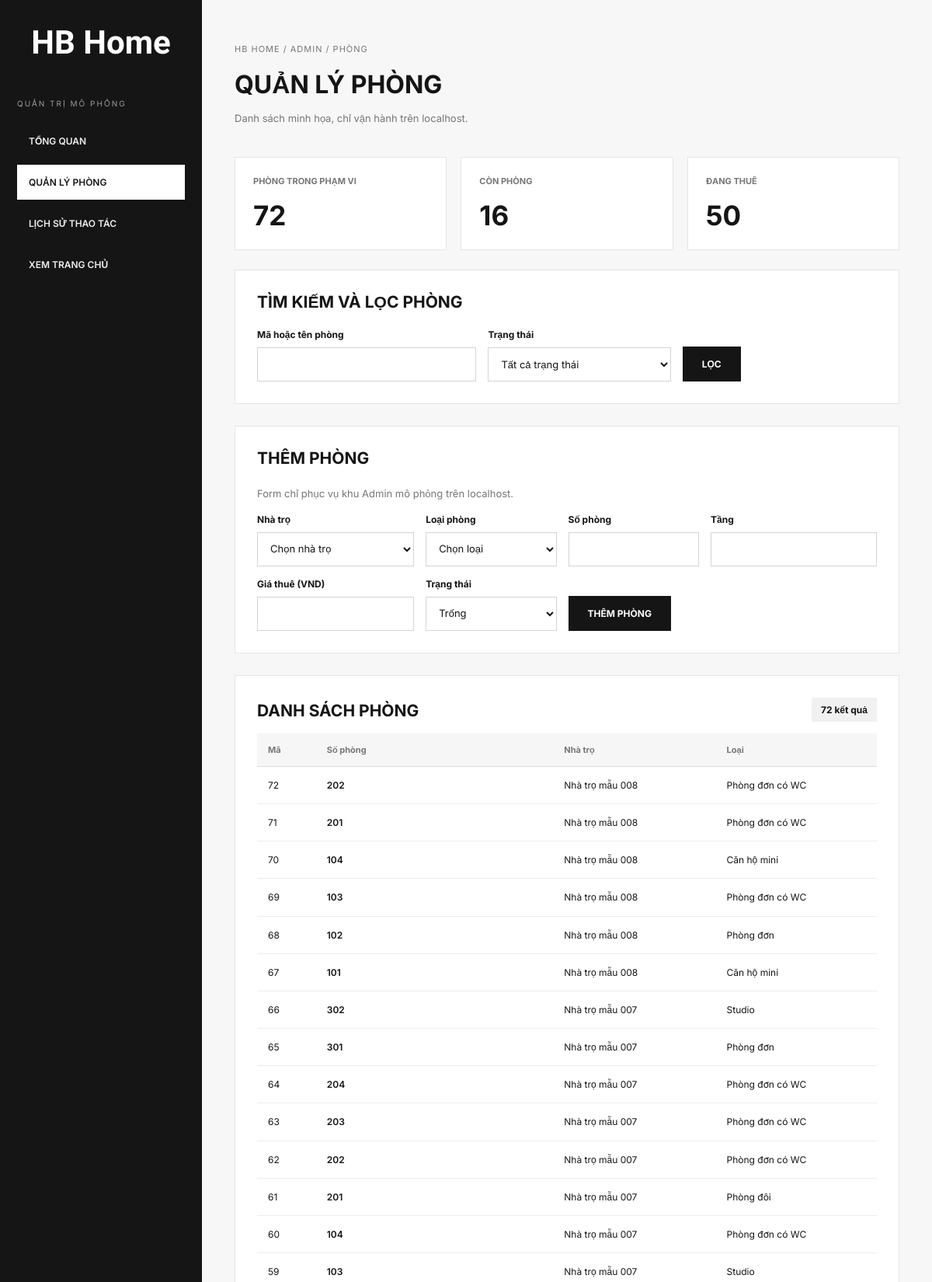
The page /admin/index.php?page=rooms (upper part) on the database its author committed.
### tables this page shows
CREATE TABLE phong (
  ma_phong    INT PRIMARY KEY AUTO_INCREMENT,
  ma_nha      INT NOT NULL,
  ma_loai     INT NOT NULL,
  so_phong    VARCHAR(10) NOT NULL,
  tang        INT NOT NULL,
  gia_thue    DECIMAL(12,0) NOT NULL,    
  trang_thai  VARCHAR(20) NOT NULL DEFAULT 'Trống'
              CHECK (trang_thai IN ('Trống','Đang thuê','Bảo trì')),
  UNIQUE (ma_nha, so_phong),
  FOREIGN KEY (ma_nha)  REFERENCES nha_tro(ma_nha),
  FOREIGN KEY (ma_loai) REFERENCES loai_phong(ma_loai)
);

CREATE TABLE nha_tro (
  ma_nha     INT PRIMARY KEY AUTO_INCREMENT,
  ma_chu     INT NOT NULL,
  ten_nha    VARCHAR(100) NOT NULL,
  dia_chi    VARCHAR(200) NOT NULL,
  quan_huyen VARCHAR(50),
  so_tang    INT NOT NULL DEFAULT 1,
  FOREIGN KEY (ma_chu) REFERENCES chu_tro(ma_chu)
);

CREATE TABLE loai_phong (
  ma_loai     INT PRIMARY KEY AUTO_INCREMENT,
  ten_loai    VARCHAR(50) NOT NULL,
  dien_tich   INT NOT NULL,              
  gia_co_ban  DECIMAL(12,0) NOT NULL,    
  mo_ta       VARCHAR(200)
);

### admin/index.php (called while the page is built, shortened)
<?php
require_once __DIR__ . '/../database/functions.php';
$routes = [
    'dashboard' => [
        'title' => 'Tổng quan | HB Home Admin',
        'module' => 'dashboard',
    ],
    'rooms' => [
        'title' => 'Quản lý phòng | HB Home Admin',
        'module' => 'rooms',
    ],
    'history' => [
        'title' => 'Lịch sử thao tác | HB Home Admin',
        'module' => 'history',
    ],
];
$page = $_GET['page'] ?? 'dashboard';
$route = $routes[$page];
$modulePath = __DIR__ . '/pages/' . $route['module'];
require $modulePath . '/action.php';
require __DIR__ . '/layouts/header.php';
require __DIR__ . '/layouts/sidebar.php';
require $modulePath . '/index.php';
require __DIR__ . '/layouts/footer.php';

### admin/pages/rooms/action.php (called while the page is built, shortened)
<?php
$search = trim((string) ($_GET['search'] ?? ''));
$status = (string) ($_GET['status'] ?? '');
$statuses = ['Trống', 'Đang thuê', 'Bảo trì'];
$form = ['ma_nha' => '', 'ma_loai' => '', 'so_phong' => '', 'tang' => '', 'gia_thue' => '', 'trang_thai' => 'Trống'];
$status = in_array($status, $statuses, true) ? $status : '';
$rooms = adminRooms($search, $status);

### database/config.php (called while the page is built, shortened)
<?php
return [
    'host' => '127.0.0.1',
    'port' => '3306',
    'database' => 'quan_ly_phong_tro',
    'username' => 'root',
    'password' => '',
    'charset' => 'utf8mb4',
];

### database/Database.php (called while the page is built, shortened)
<?php
final class Database
{
    private PDO $pdo;
    public function __construct(array $config)
    {
        $dsn = sprintf(
            'mysql:host=%s;port=%s;dbname=%s;charset=%s',
            $config['host'],
            $config['port'],
            $config['database'],
            $config['charset']
        );
        $this->pdo = new PDO($dsn, $config['username'], $config['password'], [
            PDO::ATTR_ERRMODE => PDO::ERRMODE_EXCEPTION,
            PDO::ATTR_DEFAULT_FETCH_MODE => PDO::FETCH_ASSOC,
            PDO::ATTR_EMULATE_PREPARES => false,
        ]);
    }
    public function run(string $sql, array $params = []): PDOStatement
    {
        $statement = $this->pdo->prepare($sql);
        $statement->execute($params);
        return $statement;
    }
    public function fetchAll(string $sql, array $params = []): array
    {
        return $this->run($sql, $params)->fetchAll();
    }
}

### database/functions.php (called while the page is built, shortened)
<?php
require_once __DIR__ . '/Database.php';
function db(): Database
{
    static $database = null;
    if ($database === null) {
        $database = new Database(require __DIR__ . '/config.php');
    }
    return $database;
}
function e(mixed $value): string
{
    return htmlspecialchars((string) $value, ENT_QUOTES, 'UTF-8');
}
function admin_url(string $page, array $params = []): string
{
    return 'index.php?' . http_build_query(['page' => $page] + $params);
}
function adminRooms(string $keyword, string $status): array
{
    $sql = 'SELECT p.ma_phong, p.so_phong, p.tang, p.gia_thue, p.trang_thai,
                   n.ten_nha, l.ten_loai
            FROM phong p JOIN nha_tro n ON n.ma_nha = p.ma_nha
            JOIN loai_phong l ON l.ma_loai = p.ma_loai WHERE 1 = 1';
    $params = [];
    return db()->fetchAll($sql . ' ORDER BY p.ma_phong DESC LIMIT 100', $params);
}

### admin/pages/rooms/index.php (the view, shortened to what this page needs)
<main class="hb-admin-main">
    <div class="admin-form-page">
        <header class="form-page-title">
            <p class="hb-eyebrow">HB HOME / ADMIN / PHÒNG</p>
            <div class="room-admin-heading">
                <div>
                    <h1>QUẢN LÝ PHÒNG</h1>
                    <p class="admin-muted">Danh sách minh họa, chỉ vận hành trên localhost.</p>
                </div>
            </div>
        </header>
        <section class="room-admin-stats">
            <article class="room-stat-card">
                <p>PHÒNG TRONG PHẠM VI</p>
                <strong><?= count($rooms) ?></strong>
            </article>
            <article class="room-stat-card">
                <p>CÒN PHÒNG</p>
                <strong><?= count(array_filter($rooms, fn ($room) => $room['trang_thai'] === 'Trống')) ?></strong>
            </article>
            <article class="room-stat-card">
                <p>ĐANG THUÊ</p>
                <strong><?= count(array_filter($rooms, fn ($room) => $room['trang_thai'] === 'Đang thuê')) ?></strong>
            </article>
        </section>
        <section class="form-panel">
            <h2>TÌM KIẾM VÀ LỌC PHÒNG</h2>
            <form class="room-admin-filters" method="get">
                <div class="form-field">
                    <label for="search">Mã hoặc tên phòng</label>
                    <input
                        id="search"
                        name="search"
                        value="<?= htmlspecialchars($search, ENT_QUOTES, 'UTF-8') ?>"
                    >
                </div>
                <div class="form-field">
                    <label for="status">Trạng thái</label>
                    <select id="status" name="status">
                        <option value="">Tất cả trạng thái</option>
                    </select>
                </div>
                <div class="room-filter-actions">
                    <button class="form-submit" type="submit">LỌC</button>
                </div>
            </form>
        </section>
        <section class="form-panel">
            <h2>THÊM PHÒNG</h2>
            <p class="admin-muted">Form chỉ phục vụ khu Admin mô phỏng trên localhost.</p>
            <form class="room-admin-filters" method="post" action="<?= e(admin_url('rooms')) ?>">
                <div class="form-field"><label for="ma_nha">Nhà trọ</label><select id="ma_nha" name="ma_nha" required><option value="">Chọn nhà trọ</option></select></div>
                <div class="form-field"><label for="ma_loai">Loại phòng</label><select id="ma_loai" name="ma_loai" required><option value="">Chọn loại</option></select></div>
                <div class="form-field"><label for="so_phong">Số phòng</label><input id="so_phong" name="so_phong" value="<?= e($form['so_phong']) ?>" maxlength="10" required></div>
                <div class="form-field"><label for="tang">Tầng</label><input id="tang" name="tang" type="number" min="1" value="<?= e($form['tang']) ?>" required></div>
                <div class="form-field"><label for="gia_thue">Giá thuê (VND)</label><input id="gia_thue" name="gia_thue" type="number" min="1" value="<?= e($form['gia_thue']) ?>" required></div>
                <div class="form-field"><label for="trang_thai">Trạng thái</label><select id="trang_thai" name="trang_thai"><?php foreach ($statuses as $option): ?><option value="<?= e($option) ?>" <?= $form['trang_thai'] === $option ? 'selected' : '' ?>><?= e($option) ?></option><?php endforeach; ?></select></div>
                <div class="room-filter-actions"><button class="form-submit" type="submit">THÊM PHÒNG</button></div>
            </form>
        </section>
        <section class="form-panel">
            <div class="room-list-header">
                <h2>DANH SÁCH PHÒNG</h2>
                <span class="form-stat"><?= count($rooms) ?> kết quả</span>
            </div>
            <div class="admin-table-wrap">
                <table class="admin-data-table room-admin-table">
                    <thead>
                        <tr>
                            <th>Mã</th>
                            <th>Số phòng</th>
                            <th>Nhà trọ</th>
                            <th>Loại</th>
                        </tr>
                    </thead>
                    <tbody>
                        <?php foreach ($rooms as $room): ?>
                            <tr>
                                <td><?= (int) $room['ma_phong'] ?></td>
                                <td class="room-name-cell"><?= e($room['so_phong']) ?></td>
                                <td><?= e($room['ten_nha']) ?></td>
                                <td><?= e($room['ten_loai']) ?></td>
                            </tr>
                        <?php endforeach; ?>
                    </tbody>
                </table>
            </div>
        </section>
    </div>
</main>

### assets/css/global.css (style rules this page uses)
:root { --ink: #151515; --muted: #777; --line: #e8e8e8; --paper: #fff; --soft: #f7f7f7; }
* { box-sizing: border-box; }
body { margin: 0; background: var(--paper); color: var(--ink); font-family: Inter, Arial, sans-serif; font-size: 14px; }
button, input, select, textarea { font: inherit; }
button { cursor: pointer; }

### assets/css/dashboard.css (style rules this page uses)
.hb-admin-main { min-width: 0; padding: 45px 42px; }
.hb-eyebrow { font-size: 11px; letter-spacing: 1px; color: #777; }

### assets/css/admin-forms.css (style rules this page uses)
.form-page-title { margin-bottom: 25px; }
.form-page-title h1 { margin: 8px 0 10px; font-size: 32px; }
.admin-muted { color: #777; font-size: 13px; line-height: 1.8; }
.form-panel { background: #fff; border: 1px solid #e5e5e5; padding: 28px; margin-bottom: 28px; }
.form-panel h2 { font-size: 21px; margin: 0 0 22px; }
.form-field { min-width: 0; }
.form-field label { display: block; font-size: 12px; font-weight: 700; margin-bottom: 9px; }
.form-field input, .form-field select, .form-field textarea { display: block; width: 100%; min-height: 44px; padding: 11px 12px; background: #fff; border: 1px solid #d4d4d4; border-radius: 0; color: #151515; font-family: inherit; font-size: 13px; }
.form-submit { min-height: 45px; padding: 0 24px; background: #151515; border: 1px solid #151515; color: #fff; font-size: 12px; font-weight: 700; cursor: pointer; }
.admin-table-wrap { width: 100%; overflow-x: auto; }
.admin-data-table { width: 100%; border-collapse: collapse; font-size: 12px; white-space: nowrap; }
.admin-data-table th { text-align: left; color: #777; background: #f6f6f6; font-size: 11px; padding: 14px; border-bottom: 1px solid #ddd; }
.admin-data-table td { padding: 14px; border-bottom: 1px solid #ededed; vertical-align: middle; }
.form-stat { display: inline-block; margin-bottom: 15px; padding: 8px 12px; background: #f1f1f1; font-size: 12px; font-weight: 700; }

### assets/css/admin-rooms.css (style rules this page uses)
.room-admin-heading { display: flex; justify-content: space-between; align-items: center; gap: 20px; }
.room-admin-heading h1 { margin: 8px 0 10px; }
.room-admin-stats { display: grid; grid-template-columns: repeat(3, minmax(0, 1fr)); gap: 18px; margin-bottom: 25px; }
.room-stat-card { background: white; border: 1px solid #e5e5e5; padding: 23px; }
.room-stat-card p { color: #777; font-size: 11px; font-weight: 700; margin: 0 0 16px; }
.room-stat-card strong { font-size: 35px; }
.room-admin-filters { display: grid; grid-template-columns: 1.2fr 1fr 1fr auto; gap: 15px; align-items: end; }
.room-filter-actions { padding-bottom: 0; }
.room-list-header { display: flex; align-items: center; justify-content: space-between; gap: 15px; }
.room-list-header h2 { margin-bottom: 12px; }
.room-admin-table { min-width: 1120px; }
.room-admin-table td { line-height: 1.6; }
.room-admin-table .room-name-cell { min-width: 180px; max-width: 250px; white-space: normal; font-weight: 600; }

### rows shown on the page
phong: ma_phong "72", so_phong "202", ma_nha.ten_nha "Nhà trọ mẫu 008", ma_loai.ten_loai "Phòng đơn có WC"
phong: ma_phong "71", so_phong "201", ma_nha.ten_nha "Nhà trọ mẫu 008", ma_loai.ten_loai "Phòng đơn có WC"
phong: ma_phong "70", so_phong "104", ma_nha.ten_nha "Nhà trọ mẫu 008", ma_loai.ten_loai "Căn hộ mini"
phong: ma_phong "69", so_phong "103", ma_nha.ten_nha "Nhà trọ mẫu 008", ma_loai.ten_loai "Phòng đơn có WC"
phong: ma_phong "68", so_phong "102", ma_nha.ten_nha "Nhà trọ mẫu 008", ma_loai.ten_loai "Phòng đơn"
phong: ma_phong "67", so_phong "101", ma_nha.ten_nha "Nhà trọ mẫu 008", ma_loai.ten_loai "Căn hộ mini"
phong: ma_phong "66", so_phong "302", ma_nha.ten_nha "Nhà trọ mẫu 007", ma_loai.ten_loai "Studio"
phong: ma_phong "65", so_phong "301", ma_nha.ten_nha "Nhà trọ mẫu 007", ma_loai.ten_loai "Phòng đơn"
phong: ma_phong "64", so_phong "204", ma_nha.ten_nha "Nhà trọ mẫu 007", ma_loai.ten_loai "Phòng đơn có WC"
phong: ma_phong "63", so_phong "203", ma_nha.ten_nha "Nhà trọ mẫu 007", ma_loai.ten_loai "Phòng đơn có WC"
phong: ma_phong "62", so_phong "202", ma_nha.ten_nha "Nhà trọ mẫu 007", ma_loai.ten_loai "Phòng đơn có WC"
phong: ma_phong "61", so_phong "201", ma_nha.ten_nha "Nhà trọ mẫu 007", ma_loai.ten_loai "Phòng đôi"
phong: ma_phong "60", so_phong "104", ma_nha.ten_nha "Nhà trọ mẫu 007", ma_loai.ten_loai "Phòng đơn có WC"
phong: ma_phong "59", so_phong "103", ma_nha.ten_nha "Nhà trọ mẫu 007", ma_loai.ten_loai "Studio"

### other values the page prints
count($rooms) "72"
form field trang_thai "Trống"
